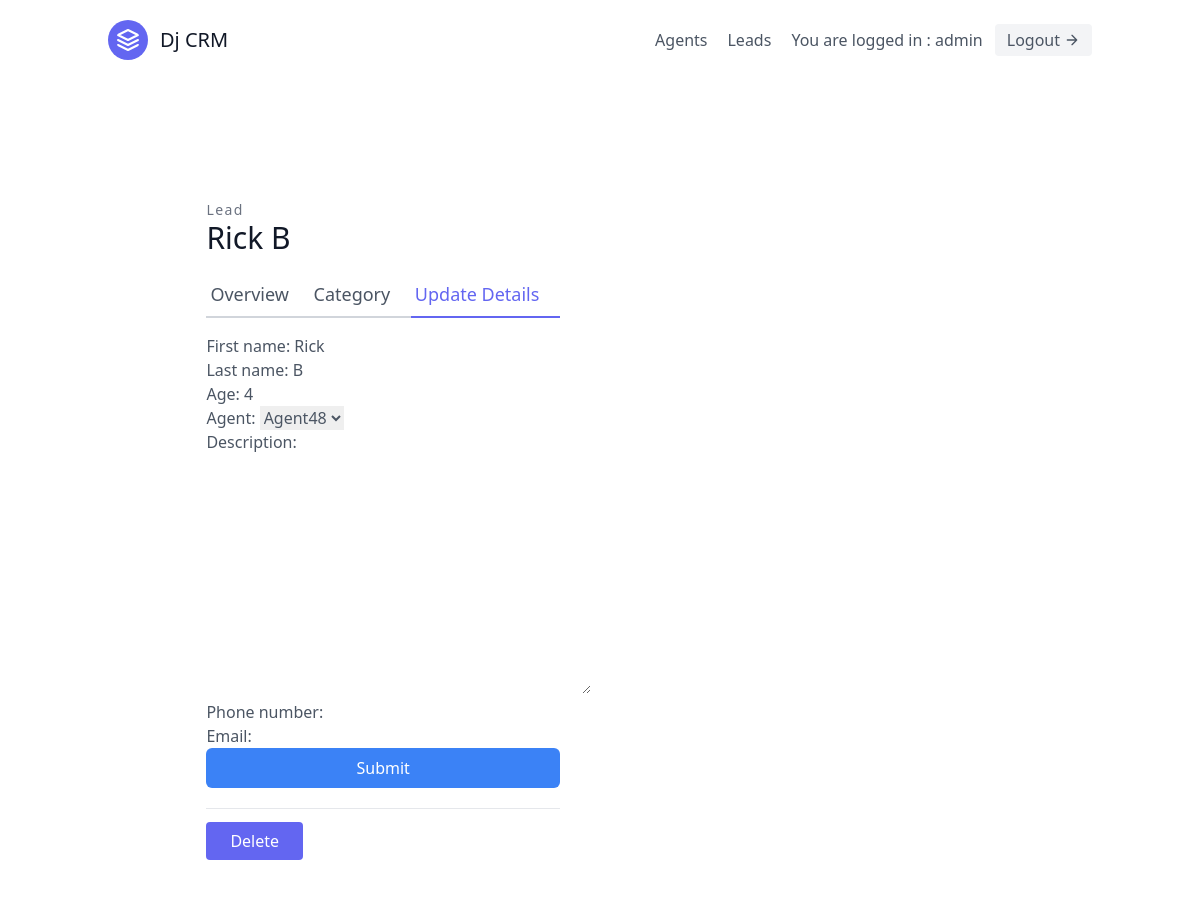
The page /leads/1/update/ (signed in) on the database its author committed.
### leads/models.py (models this page shows, shortened)
class User(AbstractUser):
    is_organiser = models.BooleanField(default=True)
    is_agent = models.BooleanField(default=False)

class Lead(models.Model):
    first_name = models.CharField(max_length=50)
    last_name = models.CharField(max_length=50)
    age = models.IntegerField(default=0)
    phoned = models.BooleanField(default=False)
    organisation = models.ForeignKey(UserProfile,on_delete=models.CASCADE)
    agent = models.ForeignKey("Agent",on_delete=models.CASCADE) #CASCADE means if agnent is deleted then the Lead will also get deleted
    category = models.ForeignKey("Category",related_name = "leads", null=True, blank=True, on_delete=models.SET_NULL)
    description = models.TextField()
    date_added = models.DateTimeField(auto_now_add=True)
    phone_number = models.CharField(max_length=20)
    email = models.EmailField()

### leads/views.py (the view, shortened to what this page needs)
# urls.py: path('<int:pk>/update/',LeadUpdateView.as_view()),
class LeadUpdateView(OrganiserAndLoginRequiredMixin,generic.UpdateView):
    template_name = 'leadupdate.html'
    form_class = LeadModelForm
    def get_queryset(self):
        user = self.request.user
        return Lead.objects.filter(organisation=user.userprofile)

### leads/forms.py
class LeadModelForm(forms.ModelForm):
    class Meta:
        model = Lead
        fields = [
        'first_name',
        'last_name',
        'age',
        'agent',
        'description',
        'phone_number',
        'email',
        ]

### agents/mixins.py (called while the page is built)
    def dispatch(self, request, *args, **kwargs):
        if not request.user.is_authenticated or not request.user.is_organiser:
            return redirect('/leads')
        return super().dispatch(request, *args, **kwargs)

### leads/models.py (called while the page is built)
    def __str__(self):
        return self.user.username

### templates/leadupdate.html (shortened to what this page needs)
{% extends 'base.html' %}
{% load tailwind_filters %}
{% block content %}
<section class="text-gray-600 body-font overflow-hidden">
    <div class="container px-5 py-24 mx-auto">
      <div class="lg:w-4/5 mx-auto flex flex-wrap">
        <div class="lg:w-1/2 w-full lg:pr-10 lg:py-6 mb-6 lg:mb-0">
          <h2 class="text-sm title-font text-gray-500 tracking-widest">Lead</h2>
          <h1 class="text-gray-900 text-3xl title-font font-medium mb-4">{{ lead.first_name }} {{ lead.last_name }}</h1>
          <div class="flex mb-4">
            <a href="/leads/{{lead.pk}}/" class="flex-grow border-b-2 border-gray-300 py-2 text-lg px-1">
                Overview
            </a>
            <a href="{% url 'leads:lead-category-update' lead.pk %}" class="flex-grow border-b-2 border-gray-300 py-2 text-lg px-1">
                Category
            </a>
            <a href="/leads/{{ lead.pk }}/update" class="flex-grow text-indigo-500 border-b-2 border-indigo-500 py-2 text-lg px-1">
                Update Details
            </a>
          </div>
          <form method="POST">
            {{ form|crispy }}
            <button type="submit" class="w-full text-white bg-blue-500 hover:bg-blue-600 px-3 py-2 rounded-md">Submit</button>
          </form>
          <div class="mt-5 py-5 border-t border-gray-200">
             <a href="/leads/{{ lead.pk }}/delete" class="w-1/2 mt-3 text-white bg-indigo-500 border-0 py-2 px-6 focus:outline-none hover:bg-indigo-600 rounded">Delete</a>
          </div>
        </div>
      </div>
    </div>
  </section>
{% endblock content %}

### templates/navbar.html (shortened to what this page needs)
<header class="text-gray-600 body-font">
  <div class="container mx-auto flex flex-wrap p-5 flex-col md:flex-row items-center">
    <a class="flex title-font font-medium items-center text-gray-900 mb-4 md:mb-0">
      <svg xmlns="http://www.w3.org/2000/svg" fill="none" stroke="currentColor" stroke-linecap="round" stroke-linejoin="round" stroke-width="2" class="w-10 h-10 text-white p-2 bg-indigo-500 rounded-full" viewBox="0 0 24 24">
        <path d="M12 2L2 7l10 5 10-5-10-5zM2 17l10 5 10-5M2 12l10 5 10-5"></path>
      </svg>
      <span class="ml-3 text-xl">Dj CRM </span>
    </a>
    <nav class="md:ml-auto flex flex-wrap items-center text-base justify-center">
    {% if not request.user.is_authenticated %}
      <a href="{% url 'signup' %}"  class="mr-5 hover:text-gray-900">Sign Up</a>
      {% else %}
      {% if request.user.is_organiser %}
      <a href="/agents" class="mr-5 hover:text-gray-900">Agents</a>
      {% endif %}
      <a href="/leads" class="mr-5 hover:text-gray-900">Leads</a>
    {% endif %}
    </nav>
    {% if request.user.is_authenticated %}
      You are logged in : {{ request.user.username }}
      <a href="{% url 'logout' %}" class="ml-3 inline-flex items-center bg-gray-100 border-0 py-1 px-3 focus:outline-none hover:bg-gray-200 rounded text-base mt-4 md:mt-0">
        Logout
      <svg fill="none" stroke="currentColor" stroke-linecap="round" stroke-linejoin="round" stroke-width="2" class="w-4 h-4 ml-1" viewBox="0 0 24 24">
        <path d="M5 12h14M12 5l7 7-7 7"></path>
      </svg>
      </a>
    {% endif %}
  </div>
</header>

### rows shown on the page
User: user.username "admin"
Lead: first_name "Rick", last_name "B", age "4", agent "Agent48"
